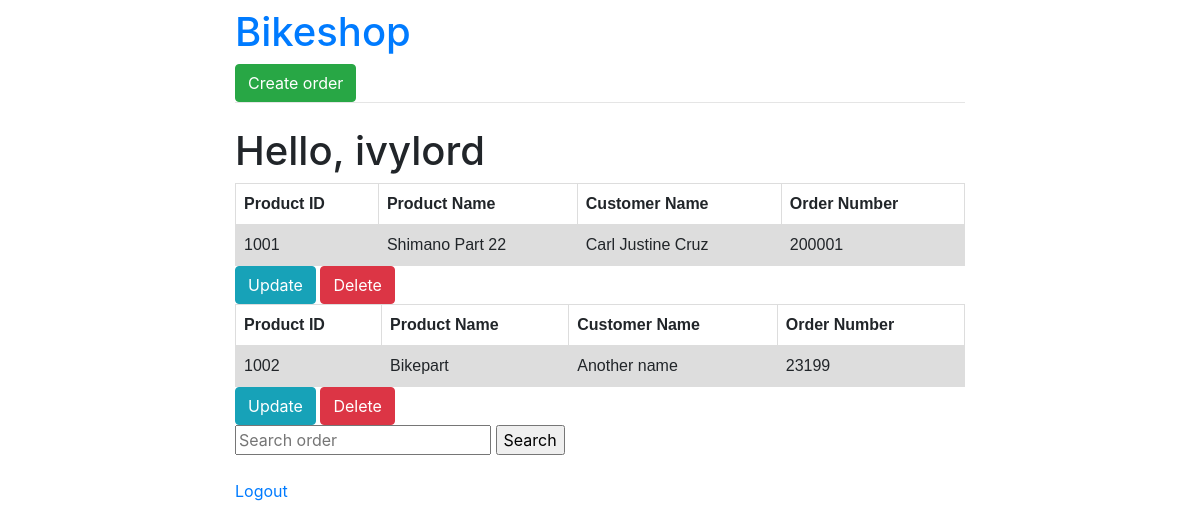
The page /profile/ (signed in) on the database as committed earlier.
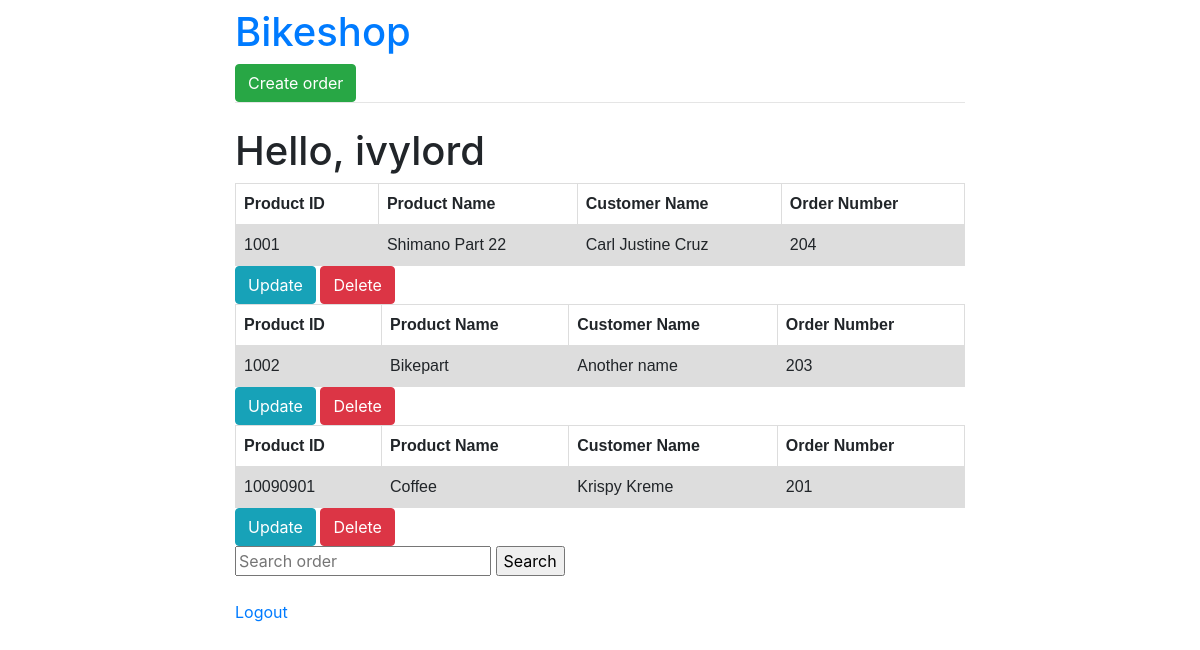
The same page on the database as committed later.
### orders/models.py (models this page shows, shortened)
class Order(models.Model):
    user = models.ForeignKey(User, on_delete=models.CASCADE)
    order_number = models.IntegerField()
    customer_name = models.CharField(max_length=200)
    product_name = models.CharField(default='',max_length=200)
    product_id = models.IntegerField(default='')
    date_created = models.DateTimeField(auto_now_add=True)
    readonly_fields = ('date_created',)

### accounts/views.py (the view)
# urls.py: path('profile/', views.homepage, name='profile'),
def homepage(request):
    template_name = 'profile.html'
    order = Order.objects.filter(user=request.user)
    if request.user.is_anonymous:
        messages.info(request, 'You must be logged in to view that page')
        return redirect('login')
    query = request.GET.get("q")
    if query:
        order = order.filter(order_number__icontains=query)
    context = {
        'orders': order
    }
    return render(request, template_name, context)

### templates/profile.html
{% extends '_base.html' %}
{% block content %}
<h1>Hello, {{ request.user.username }}</h1>
{% for order in orders %}
<table>
	<tr>
		<th>Product ID</th>
		<th>Product Name</th>
		<th>Customer Name</th>
		<th>Order Number</th>
	</tr>
	<tr>
		<td>{{ order.product_id }}</td>
		<td>{{ order.product_name }}</td>
		<td>{{ order.customer_name }}</td>
		<td>{{ order.order_number }}</td>
	</tr>
</table>
<a href="{% url 'update' order.pk %}" class="btn btn-info">Update</a>
<a href="{% url 'delete' order.pk %}" class="btn btn-danger">Delete</a>
{% endfor %}
<form action="" method="GET">
	<input type="text" name='q' placeholder='Search order' value='{{request.GET.q}}'/>
	<input type="submit" value='Search'>
</form>
<br>
<a href="{% url 'logout' %}">Logout</a>
{% endblock content %}

### templates/_base.html (shortened to what this page needs)
<!doctype html>
<html lang="en">
	<head>
		<link rel="stylesheet" href="https://stackpath.bootstrapcdn.com/bootstrap/4.1.3/css/bootstrap.min.css">
	</head>
	<body>
		<div class="container">
			<div class="row justify-content-center">
				<div class="col-8">
					<a href="{% url 'profile' %}"><h1 class="mt-2">Bikeshop</h1></a>					<a href="{% url 'order' %}" class="btn btn-success">Create order</a>
					<hr class="mt-0 mb-4">
					{% block content %}
					{% endblock %}
				</div>
			</div>
		</div>
	</body>
</html>

### templates/_base.html (style rules this page uses)
table { font-family: arial, sans-serif; border-collapse: collapse; width: 100%; }
td, th { border: 1px solid #dddddd; text-align: left; padding: 8px; }
tr:nth-child(even) { background-color: #dddddd; }

Rows that differ between the two databases and show on the page:
changed Order "Shimano Part 22": order_number "200001" → "204"
changed Order "Bikepart": order_number "23199" → "203"
added Order: product_id "10090901", product_name "Coffee", customer_name "Krispy Kreme", order_number "201"
